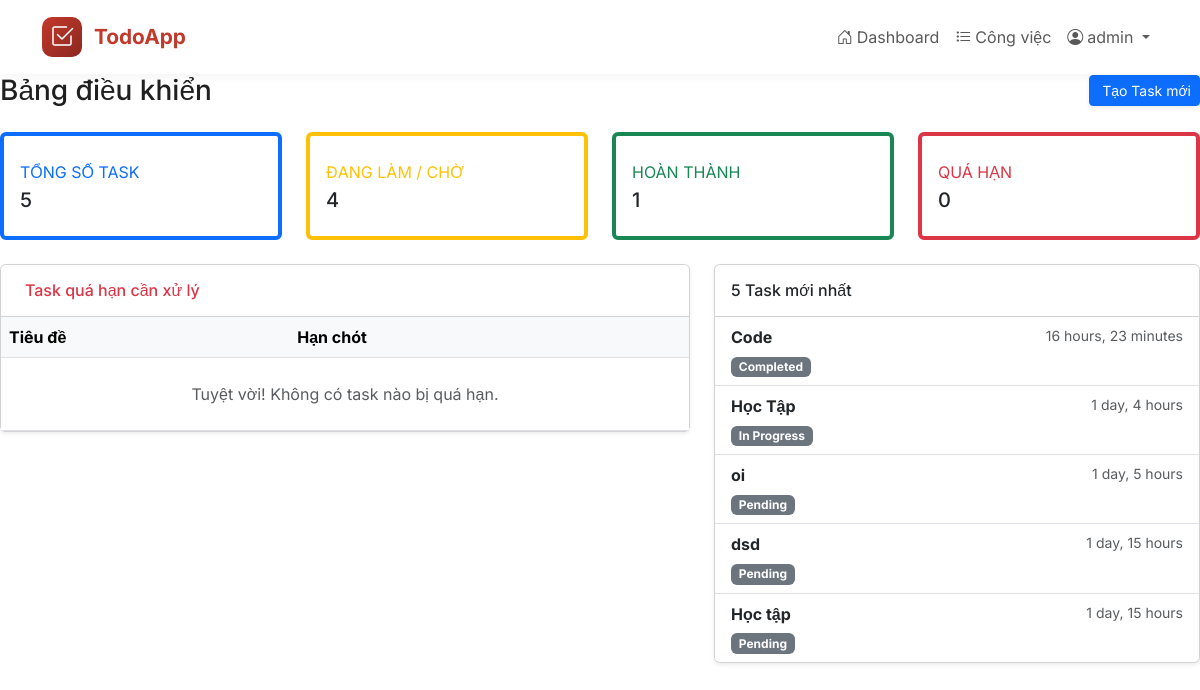
Page /tasks/dashboard/ (signed in) on the earlier database version.
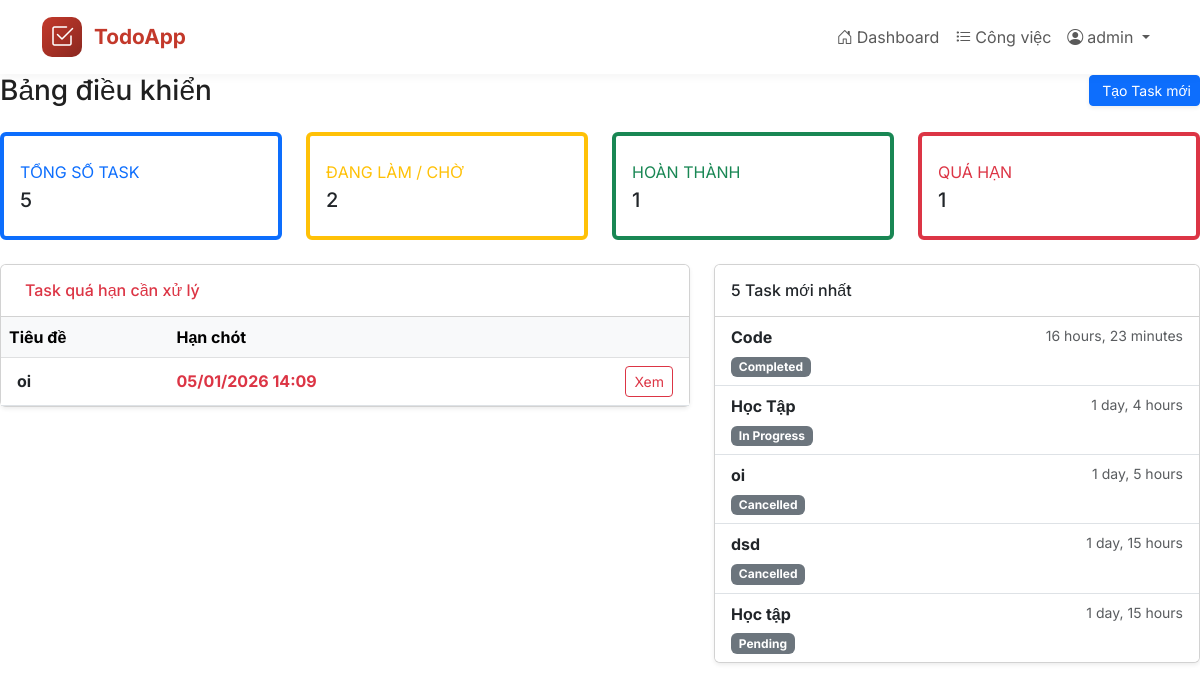
Same page on the later database version.
### tasks/models.py (models this page shows, shortened)
class Task(models.Model):
    PRIORITY_CHOICES = [
        ('low', 'Low'),
        ('medium', 'Medium'),
        ('high', 'High'),
    ]
    STATUS_CHOICES = [
        ('pending', 'Pending'),
        ('in_progress', 'In Progress'),
        ('completed', 'Completed'),
        ('cancelled', 'Cancelled'),
    ]
    id = models.UUIDField(primary_key=True, default=uuid.uuid4, editable=False)
    user = models.ForeignKey(
        settings.AUTH_USER_MODEL,
        on_delete=models.CASCADE,
        related_name='tasks'
    )
    title = models.CharField(max_length=200)
    description = models.TextField(blank=True, null=True)
    deadline = models.DateTimeField(blank=True, null=True)
    priority = models.CharField(
        max_length=10,
        choices=PRIORITY_CHOICES,
        default='medium'
    )
    status = models.CharField(
        max_length=20,
        choices=STATUS_CHOICES,
        default='pending'
    )
    created_at = models.DateTimeField(auto_now_add=True)
    updated_at = models.DateTimeField(auto_now=True)
    class Meta:
        ordering = ['-created_at']
        verbose_name = 'Task'
        verbose_name_plural = 'Tasks'
    @property
    def is_overdue(self):
        if self.deadline and self.status != 'completed':
            return timezone.now() > self.deadline
        return False

### tasks/views.py (the view)
# urls.py: path('dashboard/', views.dashboard, name='dashboard'),
@login_required
def dashboard(request):
    user_tasks = Task.objects.filter(user=request.user)
    total_tasks = user_tasks.count()
    pending_tasks = user_tasks.filter(status='pending').count()
    in_progress_tasks = user_tasks.filter(status='in_progress').count()
    completed_tasks = user_tasks.filter(status='completed').count()
    overdue_tasks = [task for task in user_tasks if task.is_overdue]
    recent_tasks = user_tasks[:5]
    context = {
        'total_tasks': total_tasks,
        'pending_tasks': pending_tasks,
        'in_progress_tasks': in_progress_tasks,
        'completed_tasks': completed_tasks,
        'overdue_tasks': overdue_tasks,
        'overdue_count': len(overdue_tasks),
        'recent_tasks': recent_tasks,
    }
    return render(request, 'tasks/dashboard.html', context)

### tasks/templates/tasks/dashboard.html (shortened to what the changed rows need)
{% extends 'base.html' %}
{% block content %}
<div class="d-sm-flex align-items-center justify-content-between mb-4">
    <h1 class="h3 mb-0 text-gray-800">Bảng điều khiển</h1>
</div>
<div class="row">
    <div class="col-xl-3 col-md-6 mb-4">
        <div class="card border-start border-4 border-warning h-100 py-2">
            <div class="card-body">
                <div class="text-xs font-weight-bold text-warning text-uppercase mb-1">Đang làm / Chờ</div>
                <div class="h5 mb-0 font-weight-bold text-gray-800">{{ in_progress_tasks|add:pending_tasks }}</div>
            </div>
        </div>
    </div>
    <div class="col-xl-3 col-md-6 mb-4">
        <div class="card border-start border-4 border-danger h-100 py-2">
            <div class="card-body">
                <div class="text-xs font-weight-bold text-danger text-uppercase mb-1">Quá hạn</div>
                <div class="h5 mb-0 font-weight-bold text-gray-800">{{ overdue_count }}</div>
            </div>
        </div>
    </div>
</div>
<div class="row">
    <div class="col-lg-7">
        <div class="card mb-4 shadow-sm">
            <div class="card-body p-0">
                <div class="table-responsive">
                    <table class="table align-middle mb-0">
                        <thead class="table-light">
                            <tr>
                                <th>Tiêu đề</th>
                                <th>Hạn chót</th>
                                <th></th>
                            </tr>
                        </thead>
                        <tbody>
                            {% for task in overdue_tasks %}
                            <tr>
                                <td class="ps-3 fw-bold">{{ task.title }}</td>
                                <td><span class="text-danger fw-bold">{{ task.deadline|date:"d/m/Y H:i" }}</span></td>
                                <td class="text-end pe-3">
                                    <a href="{% url 'task_detail' task.id %}" class="btn btn-sm btn-outline-danger">Xem</a>
                                </td>
                            </tr>
                            {% empty %}
                            <tr><td colspan="3" class="text-center py-4 text-muted">Tuyệt vời! Không có task nào bị quá hạn.</td></tr>
                            {% endfor %}
                        </tbody>
                    </table>
                </div>
            </div>
        </div>
    </div>
    <div class="col-lg-5">
        <div class="card shadow-sm">
            <div class="list-group list-group-flush">
                {% for task in recent_tasks %}
                <a href="{% url 'task_detail' task.id %}" class="list-group-item list-group-item-action">
                    <div class="d-flex w-100 justify-content-between">
                        <p class="mb-1 fw-bold text-truncate" style="max-width: 70%;">{{ task.title }}</p>
                        <small class="text-muted">{{ task.created_at|timesince }}</small>
                    </div>
                    <small class="badge bg-secondary">{{ task.get_status_display }}</small>
                </a>
                {% empty %}
                <div class="p-4 text-center text-muted">Chưa có task nào được tạo.</div>
                {% endfor %}
            </div>
        </div>
    </div>
</div>
{% endblock %}

Differences in the rows shown:
now on one of the page's lists (row edited): Task: title "oi", deadline "05/01/2026 14:09"
changed Task "oi": status "Pending" → "Cancelled"
changed Task "dsd": status "Pending" → "Cancelled"
Other differences:
{{ in_progress_tasks|add:pending_tasks }}: "4" → "2"
{{ overdue_count }}: "0" → "1"
text no longer shown: "Tuyệt vời! Không có task nào bị quá hạn."
